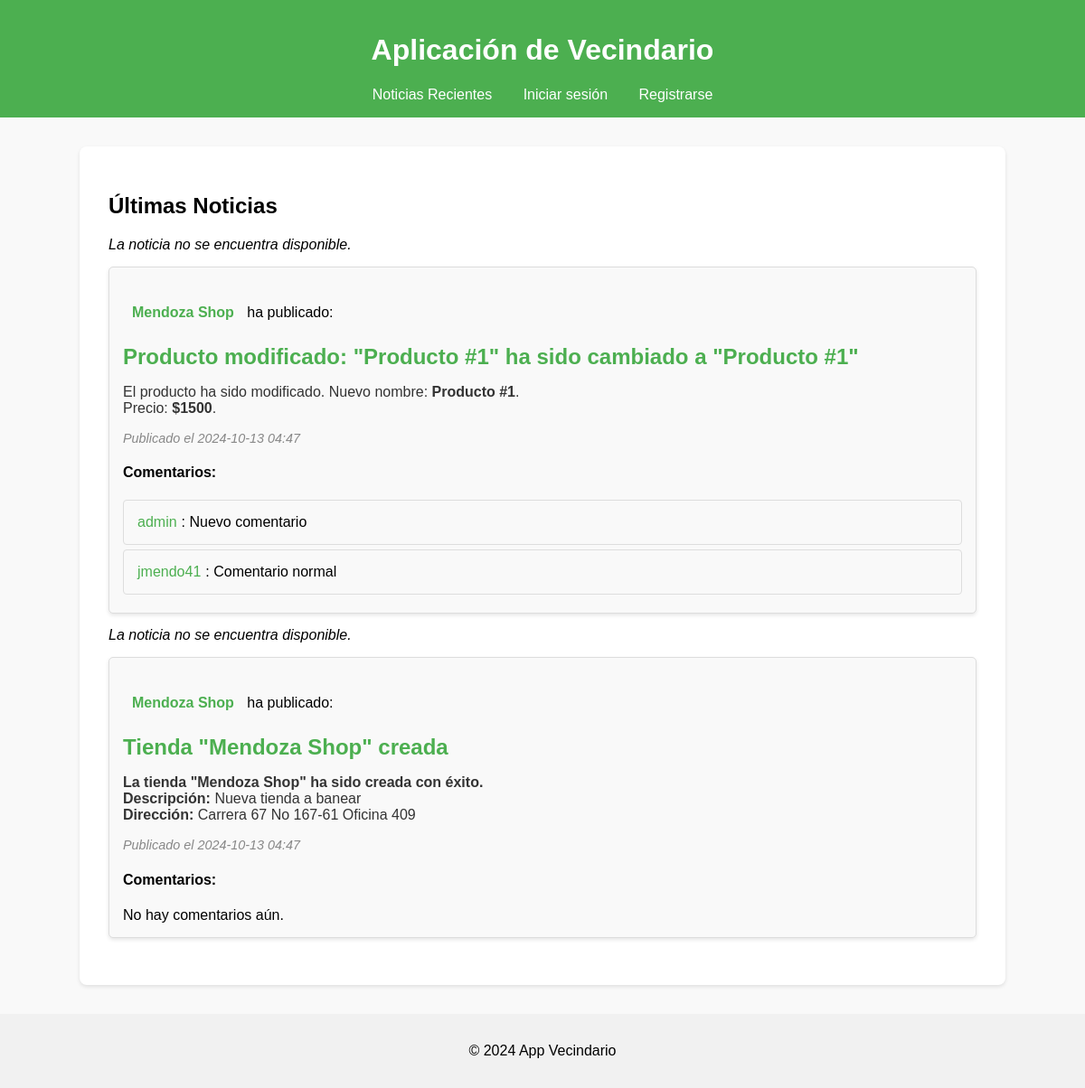
Before: / with the older database file.
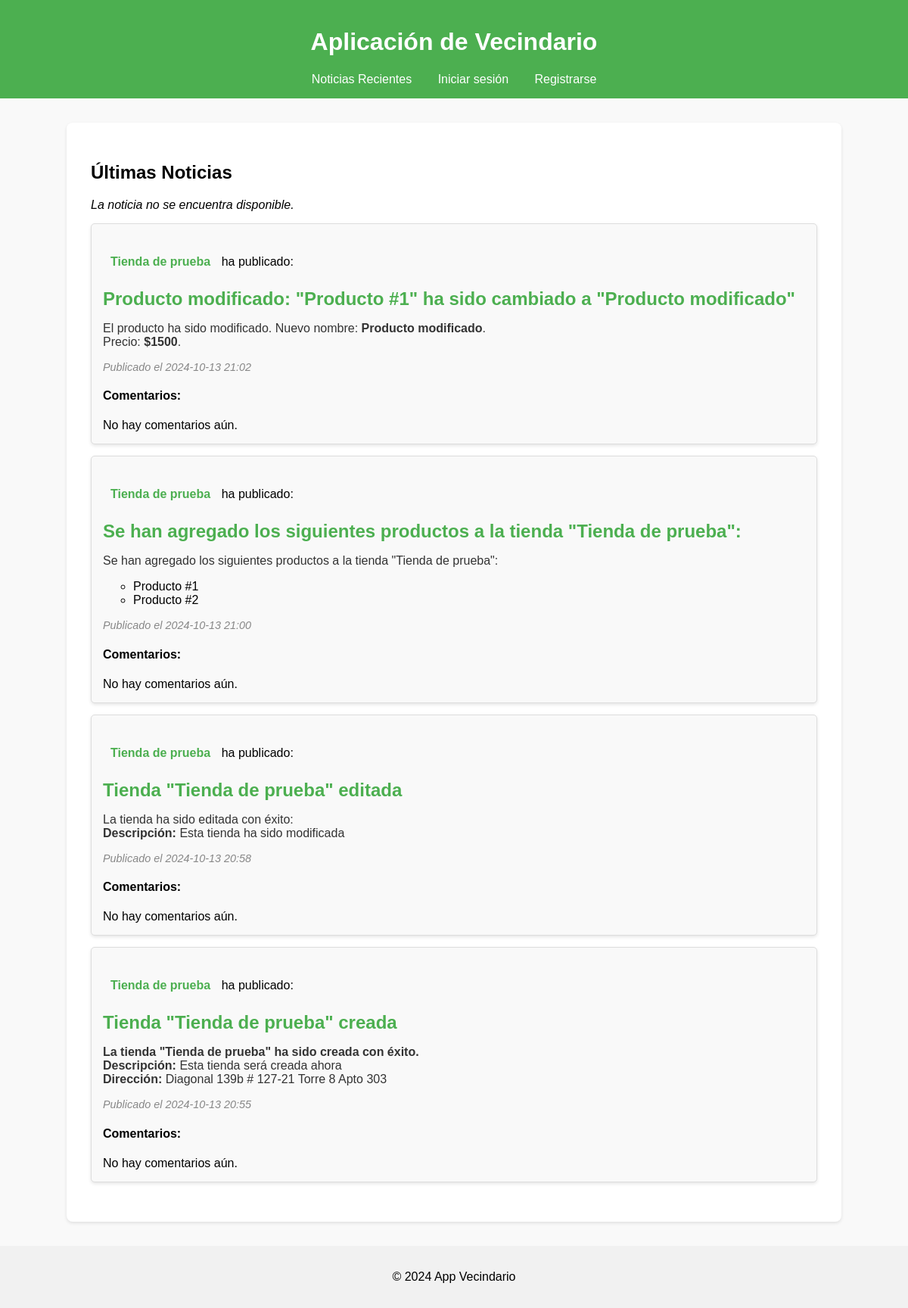
After: the same page with the newer database file.
### models.py (models this page shows, shortened)
class News(db.Model):
    __tablename__ = 'news'
    id = db.Column(db.Integer, primary_key=True)
    title = db.Column(db.String(120), nullable=False)
    content = db.Column(db.Text, nullable=False)
    published_date = db.Column(db.DateTime, default=datetime.utcnow)
    user_id = db.Column(db.Integer, db.ForeignKey('user.id'), nullable=True)
    store_id = db.Column(db.Integer, db.ForeignKey('store.id'), nullable=True)
    is_active = db.Column(db.Boolean, default=True)  # Nuevo: para inhabilitar la noticia
    news_article = db.relationship('Comment', backref='news_article', lazy=True)

class Store(db.Model):
    __tablename__ = 'store'
    id = db.Column(db.Integer, primary_key=True)
    name = db.Column(db.String(120), nullable=False)
    description = db.Column(db.Text, nullable=True)
    address = db.Column(db.String(255), nullable=True)
    rating = db.Column(db.Float, nullable=False, default=0)
    owner_id = db.Column(db.Integer, db.ForeignKey('user.id'), nullable=False)
    suspended_until = db.Column(db.DateTime, nullable=True)  # Nuevo: para suspender la tienda
    store_products = db.relationship('Product', backref='store_relation', lazy=True)
    comments = db.relationship('Comment', backref='store', lazy=True)
    news = db.relationship('News', backref='store', lazy=True)

class Comment(db.Model):
    __tablename__ = 'comment'
    id = db.Column(db.Integer, primary_key=True)
    content = db.Column(db.Text, nullable=False)
    user_id = db.Column(db.Integer, db.ForeignKey('user.id'), nullable=False)
    news_id = db.Column(db.Integer, db.ForeignKey('news.id'), nullable=True)
    store_id = db.Column(db.Integer, db.ForeignKey('store.id'), nullable=True)
    published_date = db.Column(db.DateTime, default=datetime.utcnow)
    is_active = db.Column(db.Boolean, default=True)  # Nuevo: para inhabilitar el comentario
    user = db.relationship('User', backref='user_comments', lazy=True)
    news = db.relationship('News', backref='comments', lazy=True)
    store_comments = db.relationship('Store', backref='store_comments', lazy=True)

class User(db.Model):
    __tablename__ = 'user'
    id = db.Column(db.Integer, primary_key=True)
    username = db.Column(db.String(80), unique=True, nullable=False)
    password = db.Column(db.String(120), nullable=False)
    first_name = db.Column(db.String(50), nullable=False)
    last_name = db.Column(db.String(50), nullable=False)
    birth_date = db.Column(db.Date, nullable=False)
    email = db.Column(db.String(100), unique=True, nullable=False)
    phone = db.Column(db.String(20), nullable=False)
    is_admin = db.Column(db.Boolean, default=False)  # Nuevo: para verificar si es admin
    suspended_until = db.Column(db.DateTime, nullable=True)  # Nuevo: fecha hasta que el usuario está suspendido
    stores = db.relationship('Store', backref='owner', lazy=True)
    products = db.relationship('Product', backref='creator', lazy=True)
    comments = db.relationship('Comment', backref='comment_user', lazy=True)
    favorite_stores = db.relationship('Store', secondary=user_favorites,
                                       lazy='subquery',
                                       backref=db.backref('favorited_by', lazy=True))

### app.py (the view)
@app.route('/')
def index():
    recent_news = News.query.order_by(News.published_date.desc()).limit(5).all()
    comments = {news.id: news.comments for news in recent_news}
    user = None
    if 'user_id' in session:
        user = User.query.get(session['user_id'])
    return render_template('index.html', recent_news=recent_news, comments=comments, user=user)

### app.py (called while the page is built)
@app.context_processor
def inject_user():
    user = None
    if 'user_id' in session:
        user = User.query.get(session['user_id'])
    return dict(user=user)

@app.before_request
def before_request():
    if 'user_id' in session:
        user = User.query.get(session['user_id'])
        if check_user_suspended(user):
            flash('Tu cuenta ha sido suspendida temporalmente.', 'error')
            return redirect('/login')

### templates/index.html (shortened to what this page needs)
{% extends "base.html" %}
{% block content %}
<div class="news-container">
    <h2>Últimas Noticias</h2>
    <ul class="news-list">
        {% for news in recent_news %}
        {% if news.is_active %}
        <li class="news-item">
            <div class="news-header">
                <p class="news-store">
                    <strong><a href="/store/{{ news.store_id }}" class="store-link">{{ news.store.name }}</a></strong>
                    ha publicado:
                </p>
                <h3 class="news-title">{{ news.title }}</h3>
            </div>
            {% if news.is_active %}
            <p class="news-content">{{ news.content | safe }}</p>
            <p class="news-date"><em>Publicado el {{ news.published_date.strftime('%Y-%m-%d %H:%M') }}</em></p>
            {% else %}
            <p><strong>La noticia ya no se encuentra disponible.</strong></p>
            {% endif %}
            <h4>Comentarios:</h4>
            <ul class="comment-list">
                {% for comment in comments[news.id] %}
                <li class="comment-item">
                    {% if comment.is_active %}
                    <a href="/profile/{{ comment.user.id }}" class="user-link">{{ comment.user.username }}</a>: {{
                    comment.content }}
                    {% else %}
                    <p><strong>Comentario inhabilitado.</strong></p>
                    {% endif %}
                </li>
                {% else %}
                <li>No hay comentarios aún.</li>
                {% endfor %}
            </ul>
        </li>
        {% else %}
        <li><em>La noticia no se encuentra disponible.</em></li>
        {% endif %}
        {% else %}
        <li>No hay noticias aún.</li>
        {% endfor %}
    </ul>
</div>
{% endblock %}

Changed rows visible on the page:
no longer on this page (row unchanged): News: store.name "Mendoza Shop", title "Producto modificado: \"Producto #1\" ha sido cambiado a \"Producto #1\"", content "El producto ha sido modificado. Nuevo nombre: Producto #1 . Precio: $1500 .", published_date "2024-10-13 04:47"
no longer on this page (row unchanged): Comment: user.username "admin", content "Nuevo comentario"
no longer on this page (row unchanged): Comment: user.username "jmendo41", content "Comentario normal"
no longer on this page (row unchanged): News: is_active "La noticia no se encuentra disponible."
no longer on this page (row unchanged): News: store.name "Mendoza Shop", title "Tienda \"Mendoza Shop\" creada", content "La tienda \"Mendoza Shop\" ha sido creada con éxito. Descripción: Nueva tienda a banear Dirección: Carrera 67 No 167-61 Oficina 409", published_date "2024-10-13 04:47"
added News: store.name "Tienda de prueba", title "Producto modificado: \"Producto #1\" ha sido cambiado a \"Producto modificado\"", content "El producto ha sido modificado. Nuevo nombre: Producto modificado . Precio: $1500 .", published_date "2024-10-13 21:02"
added News: store.name "Tienda de prueba", title "Se han agregado los siguientes productos a la tienda \"Tienda de prueba\":", content "Se han agregado los siguientes productos a la tienda \"Tienda de prueba\": Producto #1 Producto #2", published_date "2024-10-13 21:00"
added News: store.name "Tienda de prueba", title "Tienda \"Tienda de prueba\" editada", content "La tienda ha sido editada con éxito: Descripción: Esta tienda ha sido modificada", published_date "2024-10-13 20:58"
added News: store.name "Tienda de prueba", title "Tienda \"Tienda de prueba\" creada", content "La tienda \"Tienda de prueba\" ha sido creada con éxito. Descripción: Esta tienda será creada ahora Dirección: Diagonal 139b # 127-21 Torre 8 Apto 303", published_date "2024-10-13 20:55"
